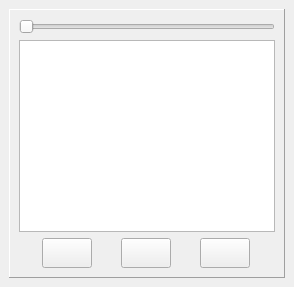
  <widget class="QDockWidget" name="dockWidget_help">
   <property name="autoFillBackground">
    <bool>true</bool>
   </property>
   <attribute name="dockWidgetArea">
    <number>2</number>
   </attribute>
   <widget class="QWidget" name="dockWidgetContents_2">
    <layout class="QVBoxLayout" name="verticalLayout_2">
     <item>
      <widget class="QFrame" name="frame_2">
       <property name="frameShape">
        <enum>QFrame::Panel</enum>
       </property>
       <property name="frameShadow">
        <enum>QFrame::Raised</enum>
       </property>
       <layout class="QVBoxLayout" name="verticalLayout_43">
        <item>
         <widget class="QSlider" name="horizontalSlider_tutorial">
          <property name="pageStep">
           <number>1</number>
          </property>
          <property name="tracking">
           <bool>true</bool>
          </property>
          <property name="orientation">
           <enum>Qt::Horizontal</enum>
          </property>
          <property name="tickPosition">
           <enum>QSlider::NoTicks</enum>
          </property>
         </widget>
        </item>
        <item>
         <widget class="QTextBrowser" name="textBrowser_help">
          <property name="minimumSize">
           <size>
            <width>250</width>
            <height>0</height>
           </size>
          </property>
          <property name="font">
           <font>
            <family>Helvetica</family>
           </font>
          </property>
          <property name="autoFormatting">
           <set>QTextEdit::AutoNone</set>
          </property>
          <property name="textInteractionFlags">
           <set>Qt::LinksAccessibleByMouse</set>
          </property>
         </widget>
        </item>
        <item>
         <layout class="QHBoxLayout" name="horizontalLayout_64">
          <item>
           <widget class="QPushButton" name="pushButton_tutorial_back">
            <property name="minimumSize">
             <size>
              <width>50</width>
              <height>30</height>
             </size>
            </property>
            <property name="maximumSize">
             <size>
              <width>50</width>
              <height>30</height>
             </size>
            </property>
            <property name="text">
             <string/>
            </property>
           </widget>
          </item>
          <item>
           <widget class="QPushButton" name="pushButton_tutorial_forward">
            <property name="minimumSize">
             <size>
              <width>50</width>
              <height>30</height>
             </size>
            </property>
            <property name="maximumSize">
             <size>
              <width>50</width>
              <height>30</height>
             </size>
            </property>
            <property name="text">
             <string/>
            </property>
           </widget>
          </item>
          <item>
           <widget class="QPushButton" name="pushButton_tutorial_reset">
            <property name="minimumSize">
             <size>
              <width>50</width>
              <height>30</height>
             </size>
            </property>
            <property name="maximumSize">
             <size>
              <width>50</width>
              <height>30</height>
             </size>
            </property>
            <property name="text">
             <string/>
            </property>
           </widget>
          </item>
         </layout>
        </item>
       </layout>
       <zorder>textBrowser_help</zorder>
       <zorder>horizontalSlider_tutorial</zorder>
      </widget>
     </item>
    </layout>
   </widget>
  </widget>
